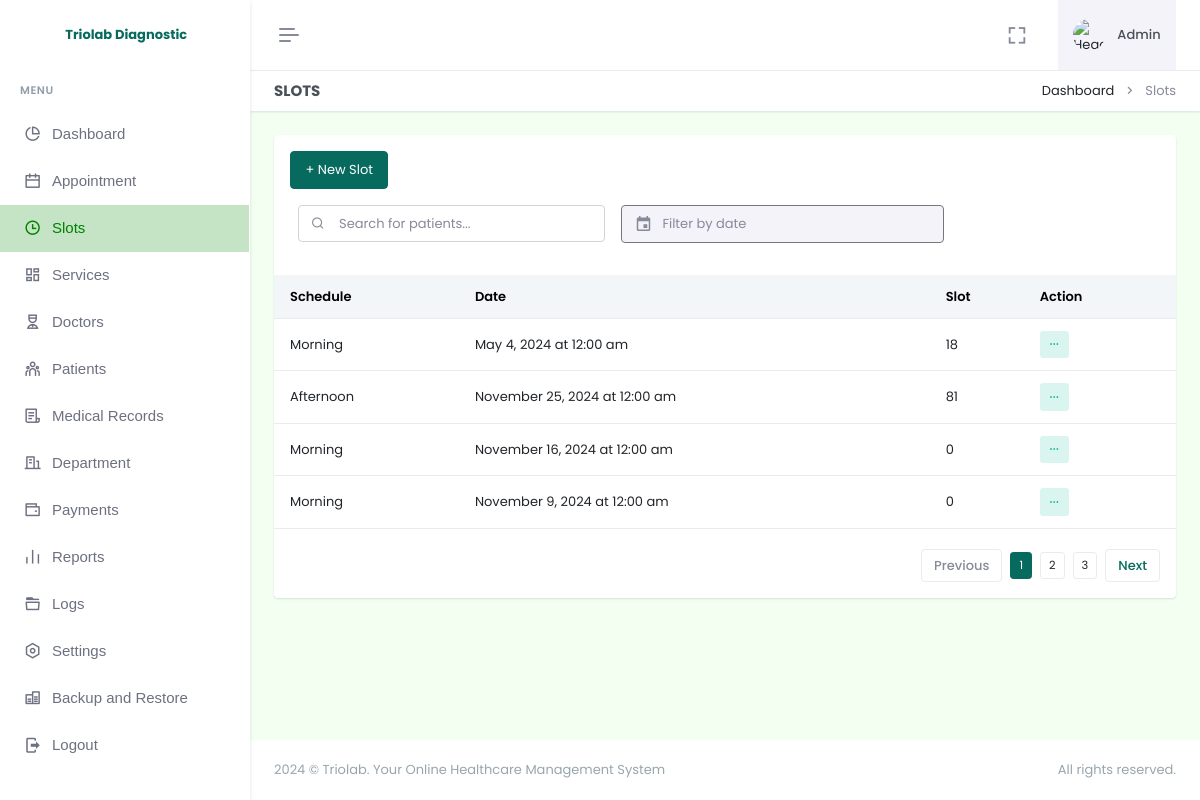
Before: /admin/slots.php (signed in) with the older database file.
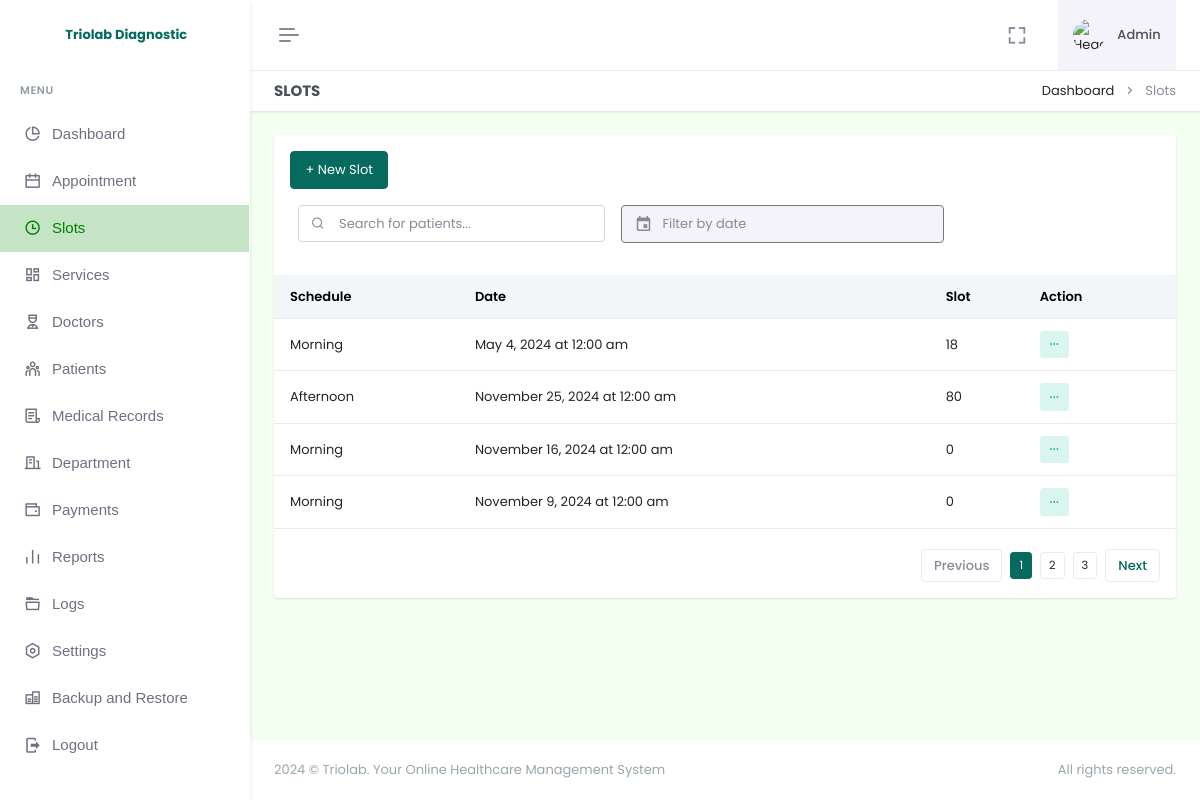
After: the same page with the newer database file.
### tables this page shows
CREATE TABLE `appointment_slots` (
  `id` int(11) NOT NULL AUTO_INCREMENT,
  `schedule` varchar(255) NOT NULL,
  `date` datetime(6) NOT NULL DEFAULT current_timestamp(6),
  `slot` varchar(255) NOT NULL,
  `is_archive` tinyint(4) NOT NULL DEFAULT 0,
  PRIMARY KEY (`id`)
);

### admin/slots.php (the view, shortened to what the changed rows need)
<!doctype html>
<html lang="en" data-layout="vertical" data-topbar="light" data-sidebar="light" data-sidebar-size="lg" data-sidebar-image="none" data-preloader="disable" data-theme="default" data-theme-colors="green">
<head>
    <link rel="stylesheet" href="https://cdn.jsdelivr.net/npm/flatpickr/dist/flatpickr.min.css">
    <link href="assets/css/bootstrap.min.css" rel="stylesheet" type="text/css" />
    <link href="assets/css/icons.min.css" rel="stylesheet" type="text/css" />
    <link href="assets/css/app.min.css" rel="stylesheet" type="text/css" />
    <link href="assets/css/custom.min.css" rel="stylesheet" type="text/css" />
    <link rel="stylesheet" href="assets/css/sweetalert.css">
</head>
<body style="background-color: #F2FFF1">
    <div id="layout-wrapper">
        <?php require "header.php"; ?>
        <div class="main-content">
            <div class="page-content">
                <div class="container-fluid">
                    <div class="row">
                        <div class="col-12">
                            <div class="card">
                                <div class="card-body">
                                    <div class="listjs-table" id="customerList">
                                        <div class="table-responsive table-card mt-3 mb-1">
                                            <table class="table align-middle table-nowrap" id="customerTable">
                                                <thead class="table-light">
                                                    <tr>
                                                        <th>Schedule</th>
                                                        <th>Date</th>
                                                        <th>Slot</th>
                                                        <th>Action</th>
                                                    </tr>
                                                </thead>
                                                <tbody class="list">
                                                    <?php
                                                    $selectSlot = $pdo->query("SELECT * FROM appointment_slots WHERE is_archive = 0");
                                                    if ($selectSlot->rowCount() > 0) {
                                                        while ($row = $selectSlot->fetch(PDO::FETCH_ASSOC)) {
                                                            $dateString = $row['date'];
                                                            $formattedDate = date("F j, Y \a\\t g:i a", strtotime($dateString));
                                                    ?>
                                                            <tr>
                                                                <td><?= $row['schedule']; ?></td>
                                                                <td><?= $formattedDate; ?></td>
                                                                <td><?= $row['slot']; ?></td>
                                                                <td>
                                                                    <div class="dropdown d-inline-block">
                                                                        <button class="btn btn-soft-success btn-sm dropdown" type="button" data-bs-toggle="dropdown" aria-expanded="false">
                                                                            <i class="ri-more-fill align-middle"></i>
                                                                        </button>
                                                                    </div>
                                                                </td>
                                                            </tr>
                                                        <?php
                                                        }
                                                    }
                                                    ?>
                                                </tbody>
                                            </table>
                                        </div>
                                    </div>
                                </div>
                            </div>
                        </div>
                    </div>
                </div>
            </div>
        </div>
    </div>
</body>
</html>

Changed rows visible on the page:
changed appointment_slots "Afternoon": slot "81" → "80"
